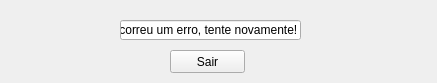
<?xml version="1.0" encoding="UTF-8"?>
<ui version="4.0">
 <class>popup_aviso</class>
 <widget class="QWidget" name="popup_aviso">
  <property name="geometry">
   <rect>
    <x>0</x>
    <y>0</y>
    <width>437</width>
    <height>83</height>
   </rect>
  </property>
  <property name="windowTitle">
   <string>Form</string>
  </property>
  <widget class="QLineEdit" name="error_text">
   <property name="geometry">
    <rect>
     <x>120</x>
     <y>20</y>
     <width>181</width>
     <height>20</height>
    </rect>
   </property>
   <property name="text">
    <string>Ocorreu um erro, tente novamente!</string>
   </property>
  </widget>
  <widget class="QPushButton" name="sair_button">
   <property name="geometry">
    <rect>
     <x>170</x>
     <y>50</y>
     <width>75</width>
     <height>23</height>
    </rect>
   </property>
   <property name="text">
    <string>Sair</string>
   </property>
  </widget>
 </widget>
 <resources/>
 <connections/>
</ui>
